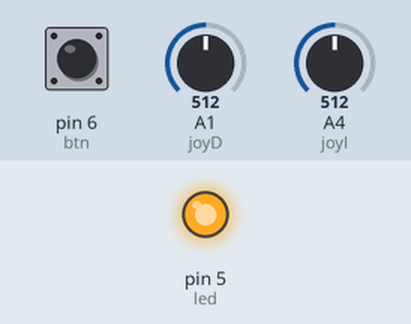
Simulated run of this sketch. Board: Arduino Uno, built with avr-gcc and run on an emulated ATmega328P. Parts: output pins drawn as LEDs (lit = HIGH). The inputs (shaded band) are chosen by the test bench; at power-on: pin 6 (btn) HIGH, A1 (joyD) = 512, A4 (joyI) = 512. No radio packets arrive unless stated; what the sketch prints to the serial monitor is not drawn.

Above: at 1.3 s.
1.4 s: pin 6 (btn) pulled LOW for 0.15 s
At 1.48 s:
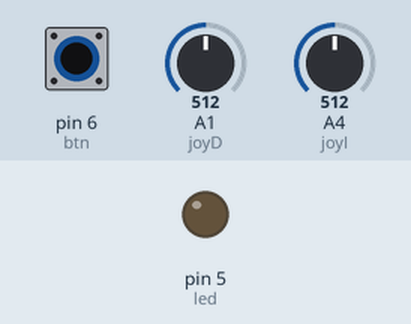
3.0 s: pin 6 (btn) pulled LOW for 3.2 s
At 7.1 s:
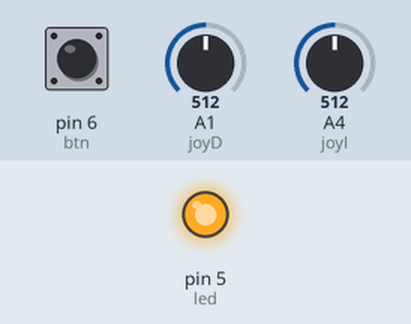
Timing chart, 0 to 8.6 s (numbered marks = the images above; inputs shaded):
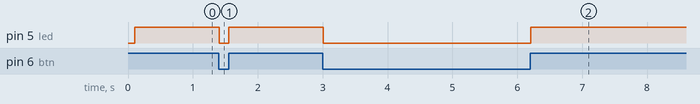

The sketch:

Emisor_4.0.ino
```cpp
#include "RF24.h"
RF24 myRadio (7, 8);
byte addresses[][6] = {"0"};

struct package
{
  int valI;
  int valD;
  int valbtn;
};
typedef struct package Package;
Package data;

int RngDs = 521;
int RngDi = 522;
int RngIs = 502;
int RngIi = 503;
int joyI = A4;
int joyD = A1;
int posI;
int posD;
int btn = 6;
int led = 5;
void setup()
{
  pinMode(led, OUTPUT);
  pinMode(btn, INPUT_PULLUP);
  Serial.begin(9600);
  delay(100);
  myRadio.begin();
  myRadio.setChannel(115);
  myRadio.setPALevel(RF24_PA_MAX);
  myRadio.setDataRate(RF24_250KBPS);
  myRadio.openWritingPipe (addresses[0]);
}

void loop()
{
  posI = analogRead(joyI);
  posD = analogRead(joyD);
  data.valbtn = digitalRead(btn);
  if (data.valbtn == 1){
    digitalWrite (led, HIGH);
    }
    else{
      digitalWrite(led, LOW);
      }
  // velocidades joystick derecho hacia atras
  if (posD > RngDi)
  {
    data.valD = -1;
  }
  // velocidades joystick izquierdo hacia atras
  if (posI > RngIi )
  {
    data.valI = -1;
  }
  // velocidades joystick derecho hacia adelante
  if (posD < RngDs)
  {
    data.valD = 1;
  }
  // velocidades joystick izquierdo hacia adelante
  if (posI < RngIs)
  {
    data.valI = 1;
  }
  //Posicion por defecto del joistick(motores detenidos)
  if ((posD == RngDi) || (posD == RngDs))
  {
    data.valD = 0;
  }
  if ((posI == RngIi) || (posI == RngIs))
  {
    data.valI = 0;
  }
  myRadio.write(&data, sizeof (data));
  Serial.print(data.valI);
  Serial.print("/");
  Serial.println(data.valD);
  Serial.println(digitalRead(data.valbtn));
}
```

Measured:
- after the input at 1.4 s, pin 5 (led): HIGH → LOW at once, → HIGH 0.15 s later
- after the input at 3.0 s, pin 5 (led): HIGH → LOW at once, → HIGH 3.2 s later
